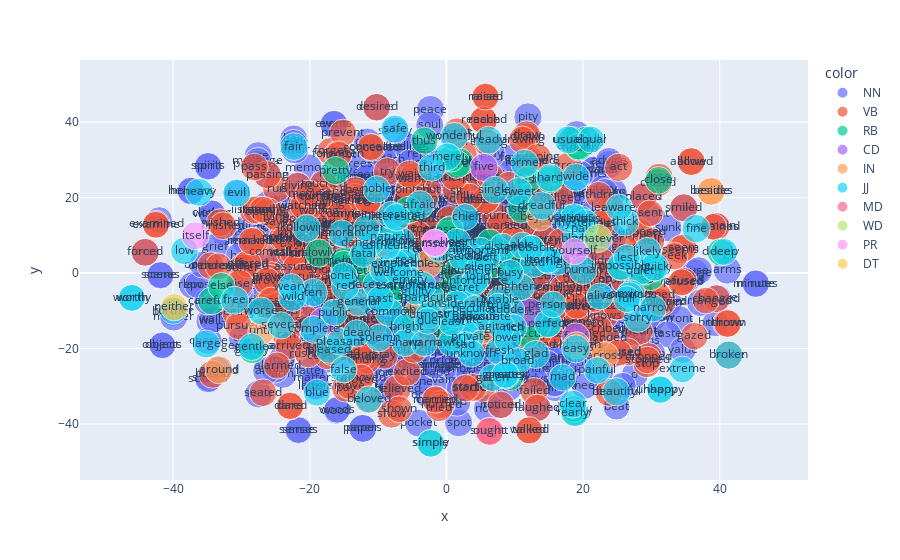

Notebook cell for this chart:
### Code cell
px.scatter(COORDS.reset_index(), 'x', 'y', 
           text='term_str', color=FT.pos_group, size=FT.dfidf,
           hover_name='term_str',
           height=1200)

### Figure 1 — Plotly figure (JSON) as saved in the notebook; plotly's stock layout.template omitted (floating-point values rounded to 4 significant figures; data arrays with more than 128 entries replaced by an {"elided": "..."} marker saying what was removed)
{"data": [{"hovertemplate": "<b>%{hovertext}</b><br><br>color=NN<br>x=%{x}<br>y=%{y}<br>size=%{marker.size}<br>term_str=%{text}<extra></extra>", "hovertext": {"elided": "453 str values"}, "legendgroup": "NN", "marker": {"color": "#636efa", "size": {"elided": "453 float values"}, "sizemode": "area", "sizeref": 0.4246, "symbol": "circle"}, "mode": "markers+text", "name": "NN", "orientation": "v", "showlegend": true, "text": {"elided": "453 str values"}, "type": "scatter", "x": {"elided": "453 float values"}, "xaxis": "x", "y": {"elided": "453 float values"}, "yaxis": "y"}, {"hovertemplate": "<b>%{hovertext}</b><br><br>color=VB<br>x=%{x}<br>y=%{y}<br>size=%{marker.size}<br>term_str=%{text}<extra></extra>", "hovertext": {"elided": "315 str values"}, "legendgroup": "VB", "marker": {"color": "#EF553B", "size": {"elided": "315 float values"}, "sizemode": "area", "sizeref": 0.4246, "symbol": "circle"}, "mode": "markers+text", "name": "VB", "orientation": "v", "showlegend": true, "text": {"elided": "315 str values"}, "type": "scatter", "x": {"elided": "315 float values"}, "xaxis": "x", "y": {"elided": "315 float values"}, "yaxis": "y"}, {"hovertemplate": "<b>%{hovertext}</b><br><br>color=RB<br>x=%{x}<br>y=%{y}<br>size=%{marker.size}<br>term_str=%{text}<extra></extra>", "hovertext": ["instantly", "perfectly", "easily", "somewhat", "ago", "probably", "evidently", "instead", "later", "pretty", "exactly", "surely", "slowly", "scarcely", "forward", "equally", "carefully", "immediately", "otherwise", "quickly", "nearly", "straight", "possibly", "presently", "quietly", "hardly", "entirely", "frequently", "close", "fast", "particularly", "deeply", "naturally", "else", "eagerly", "twice", "lately", "sometimes", "thus", "directly", "finally", "softly", "usually", "aside", "kindly", "simply", "gently", "merely", "longer", "greatly", "truly", "absolutely", "actually", "often", "certainly", "hastily", "especially", "earnestly", "clearly"], "legendgroup": "RB", "marker": {"color": "#00cc96", "size": [169.8, 169.8, 169.8, 169.8, 169.8, 169.7, 169.6, 169.6, 169.5, 169.5, 169.2, 169.2, 169.1, 167.6, 167.4, 167.3, 167.0, 165.6, 165.1, 164.7, 164.6, 164.3, 164.3, 163.9, 163.9, 163.6, 163.2, 162.6, 162.1, 161.1, 161.1, 161.1, 160.5, 160, 159.4, 159.4, 158.8, 158.6, 158.6, 158.2, 158.2, 157.6, 157.6, 157.0, 157.0, 157.0, 156.3, 156.3, 155.7, 155.6, 154.9, 154.9, 154.2, 153.5, 153.5, 152.7, 152.7, 151.9, 151.1], "sizemode": "area", "sizeref": 0.4246, "symbol": "circle"}, "mode": "markers+text", "name": "RB", "orientation": "v", "showlegend": true, "text": ["instantly", "perfectly", "easily", "somewhat", "ago", "probably", "evidently", "instead", "later", "pretty", "exactly", "surely", "slowly", "scarcely", "forward", "equally", "carefully", "immediately", "otherwise", "quickly", "nearly", "straight", "possibly", "presently", "quietly", "hardly", "entirely", "frequently", "close", "fast", "particularly", "deeply", "naturally", "else", "eagerly", "twice", "lately", "sometimes", "thus", "directly", "finally", "softly", "usually", "aside", "kindly", "simply", "gently", "merely", "longer", "greatly", "truly", "absolutely", "actually", "often", "certainly", "hastily", "especially", "earnestly", "clearly"], "type": "scatter", "x": [7.476, 14.73, 0.1901, 0.6839, 29.87, 12.38, 10.11, 10.97, -14.83, -16.18, 13.27, 1.971, -18.65, -8.238, 6.812, 20.47, -34.35, -15.03, -7.347, 30.22, 18.77, -5.002, 25.69, 0.4719, 29.02, 15.13, 1.568, 10.59, 31.07, 11.89, -2.202, 40.14, -8.202, -32.92, 1.072, -5.536, -14.98, -12.27, -3.21, 11.76, 19.4, 5.932, 18.3, -1.741, 1.555, -2.302, -28.41, 0.7001, -12.7, 9.338, 6.389, -5.196, 19.33, 3.514, 3.52, -2.695, -2.017, 0.3241, 18.64], "xaxis": "x", "y": [5.851, -13.36, 10.21, -4.973, -0.9097, 6.22, 3.495, 17.01, 1.224, 27.16, -13.55, 29.37, 5.307, -5.948, 2.377, 35.21, -7.359, 3.094, -3.723, 1.457, -36.82, -11.96, 1.584, 11.32, 0.5161, 24.75, 28.8, 2.657, 24.57, 24.69, -6.469, 5.557, 9.564, -3.466, -17.01, 16.75, 2.365, 0.6466, 35.09, -16.22, 33.27, 4.763, 35.24, -9.289, 0.3491, -45.12, -20.41, 30.36, 3.157, -27.6, 8.105, -0.831, 33.55, -15.07, -3.347, -4.492, 0.4654, -15.7, -36.02], "yaxis": "y"}, {"hovertemplate": "<b>%{hovertext}</b><br><br>color=CD<br>x=%{x}<br>y=%{y}<br>size=%{marker.size}<br>term_str=%{text}<extra></extra>", "hovertext": ["thousand", "five", "four", "six", "hundred"], "legendgroup": "CD", "marker": {"color": "#ab63fa", "size": [169.8, 169.2, 168.9, 164.7, 162.6], "sizemode": "area", "sizeref": 0.4246, "symbol": "circle"}, "mode": "markers+text", "name": "CD", "orientation": "v", "showlegend": true, "text": ["thousand", "five", "four", "six", "hundred"], "type": "scatter", "x": [12.17, 5.49, 18.93, -18.03, -2.826], "xaxis": "x", "y": [-10.41, 28.01, -16.93, -12.69, -0.593], "yaxis": "y"}, {"hovertemplate": "<b>%{hovertext}</b><br><br>color=IN<br>x=%{x}<br>y=%{y}<br>size=%{marker.size}<br>term_str=%{text}<extra></extra>", "hovertext": ["around", "unless", "across", "besides", "outside", "beyond", "beneath", "except", "beside", "above", "until", "although"], "legendgroup": "IN", "marker": {"color": "#FFA15A", "size": [169.8, 169.8, 168.5, 168.4, 168.0, 167.4, 167.3, 165.6, 164.3, 163.6, 156.7, 154.9], "sizemode": "area", "sizeref": 0.4246, "symbol": "circle"}, "mode": "markers+text", "name": "IN", "orientation": "v", "showlegend": true, "text": ["around", "unless", "across", "besides", "outside", "beyond", "beneath", "except", "beside", "above", "until", "although"], "type": "scatter", "x": [-33.29, -2.666, 23.19, 38.73, -0.7143, 13.71, 5.444, -9.641, 38.73, -3.966, -27.07, 19.02], "xaxis": "x", "y": [-25.61, 2.388, -21.92, 21.65, -8.925, 14.9, -15.06, 2.287, 21.65, -9.666, -15.48, -19.12], "yaxis": "y"}, {"hovertemplate": "<b>%{hovertext}</b><br><br>color=JJ<br>x=%{x}<br>y=%{y}<br>size=%{marker.size}<br>term_str=%{text}<extra></extra>", "hovertext": {"elided": "149 str values"}, "legendgroup": "JJ", "marker": {"color": "#19d3f3", "size": {"elided": "149 float values"}, "sizemode": "area", "sizeref": 0.4246, "symbol": "circle"}, "mode": "markers+text", "name": "JJ", "orientation": "v", "showlegend": true, "text": {"elided": "149 str values"}, "type": "scatter", "x": {"elided": "149 float values"}, "xaxis": "x", "y": {"elided": "149 float values"}, "yaxis": "y"}, {"hovertemplate": "<b>%{hovertext}</b><br><br>color=MD<br>x=%{x}<br>y=%{y}<br>size=%{marker.size}<br>term_str=%{text}<extra></extra>", "hovertext": ["ought"], "legendgroup": "MD", "marker": {"color": "#FF6692", "size": [169.5], "sizemode": "area", "sizeref": 0.4246, "symbol": "circle"}, "mode": "markers+text", "name": "MD", "orientation": "v", "showlegend": true, "text": ["ought"], "type": "scatter", "x": [6.307], "xaxis": "x", "y": [-41.96], "yaxis": "y"}, {"hovertemplate": "<b>%{hovertext}</b><br><br>color=WD<br>x=%{x}<br>y=%{y}<br>size=%{marker.size}<br>term_str=%{text}<extra></extra>", "hovertext": ["whatever"], "legendgroup": "WD", "marker": {"color": "#B6E880", "size": [168.8], "sizemode": "area", "sizeref": 0.4246, "symbol": "circle"}, "mode": "markers+text", "name": "WD", "orientation": "v", "showlegend": true, "text": ["whatever"], "type": "scatter", "x": [22.17], "xaxis": "x", "y": [9.161], "yaxis": "y"}, {"hovertemplate": "<b>%{hovertext}</b><br><br>color=PR<br>x=%{x}<br>y=%{y}<br>size=%{marker.size}<br>term_str=%{text}<extra></extra>", "hovertext": ["itself", "themselves", "ourselves", "yourself"], "legendgroup": "PR", "marker": {"color": "#FF97FF", "size": [165.0, 164.0, 160.5, 150.6], "sizemode": "area", "sizeref": 0.4246, "symbol": "circle"}, "mode": "markers+text", "name": "PR", "orientation": "v", "showlegend": true, "text": ["itself", "themselves", "ourselves", "yourself"], "type": "scatter", "x": [-36.74, -1.635, -1.681, 18.75], "xaxis": "x", "y": [9.888, 7.776, 8.025, 5.726], "yaxis": "y"}, {"hovertemplate": "<b>%{hovertext}</b><br><br>color=DT<br>x=%{x}<br>y=%{y}<br>size=%{marker.size}<br>term_str=%{text}<extra></extra>", "hovertext": ["neither"], "legendgroup": "DT", "marker": {"color": "#FECB52", "size": [159.1], "sizemode": "area", "sizeref": 0.4246, "symbol": "circle"}, "mode": "markers+text", "name": "DT", "orientation": "v", "showlegend": true, "text": ["neither"], "type": "scatter", "x": [-39.84], "xaxis": "x", "y": [-9.065], "yaxis": "y"}], "layout": {"autosize": true, "legend": {"itemsizing": "constant", "title": {"text": "color"}, "tracegroupgap": 0}, "margin": {"t": 60}, "xaxis": {"anchor": "y", "autorange": true, "domain": [0, 1], "range": [-52.65, 51.93], "title": {"text": "x"}, "type": "linear"}, "yaxis": {"anchor": "x", "autorange": true, "domain": [0, 1], "range": [-51.96, 53.57], "title": {"text": "y"}, "type": "linear"}}}
